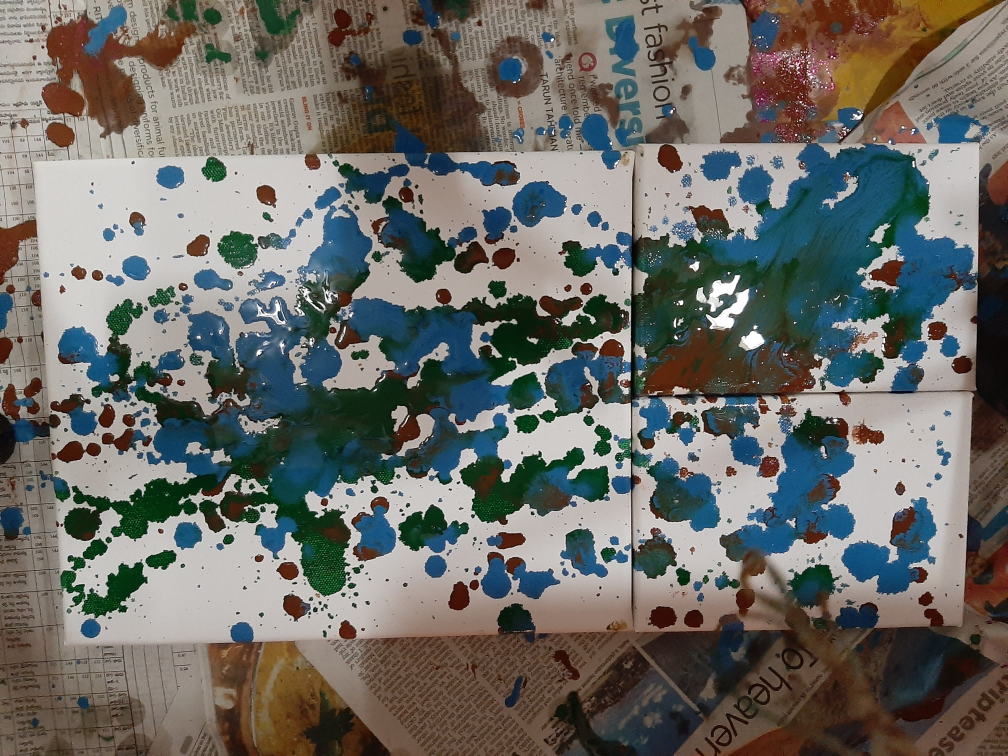
#> input picture Semester 1/Creative Arts-based Research/Photos/20191124_005433.jpg, 4032 x 3024 px, given in place of 5.1.10.tiff, which was not available (shown at 1/4 size)
$ jupyter execute --allow-errors ES19BTECH11017-hw1.ipynb   (text cells are left out)
#> lines starting #> are read from the running program, lines starting #| are printed output that depends on the picture; pictures that were not available may be replaced by others from this repository, and a replacement may not be noted
[cell 1]
import math

def optimalDistance(width, resolution, maxDistance):
  pixelLength = width / resolution
  distance = (60 * pixelLength) / (math.tan(0.5 * math.pi / 180))
  distance = distance / 12
  if (distance <= maxDistance):
    print("Place your TV at a distance of", round(distance, 2), "feet from the TV.\n")
  else:
    print("Oh no! Your room is too small!\n")


width = float(input("Enter the width of the TV (in inches): "))
#> the answer given: 100
resolution = int(input("Enter the resolution of the TV: "))
#> the answer given: 3
maxDistance = float(input("Enter the available distance (in feet): "))
#> the answer given: 3

optimalDistance(width, resolution, maxDistance)

[cell 2]
import numpy as np
import os
import matplotlib.pyplot as plt
import matplotlib.image as mpimg

plt.rcParams['image.cmap'] = 'gray'

ariel = '5.1.10.tiff'
airplane = '5.1.11.tiff'
APC = '7.1.08.tiff'

[cell 3]
def readAndDisplay(fileName):
#> called with fileName = '5.1.10.tiff'
  I = mpimg.imread(fileName)
#> I is the input picture: shape (3024, 4032, 3); mean R, G, B 107.2, 106.8, 101.8
  imgplot = plt.imshow(I)
  return I

[cell 4]
def findResolution(I, filePath):
#> called with filePath = '5.1.10.tiff'
  max = np.max(I)
#> max = 255
  min = np.min(I)
#> min = 0
  print("Max:", max, " Min:", min)
#| Max: 255  Min: 0
  bpp = int(np.ceil(np.log2(max)))
#> bpp = 8
  print("Bits per pixel:", bpp)
#| Bits per pixel: 8
  height, width = I.shape
  print("Resolution:", height, "x", width)

  # size of compressed image
  size_compressed = round(os.path.getsize(filePath) / 1024, 2) # in kB
  size_uncompressed = (width * height) / 1024 # in kB
  print("Downloaded size:", size_compressed, "Uncompressed size:", size_uncompressed)

  efficiency = 100 * (size_uncompressed - size_compressed) / size_compressed
  print("Efficieny:", round(efficiency, 2))

[cell 5]
def bitPlane(I, b):
#> called with b = 7
  binaryI = (I >> b) & 1
  bitplane = plt.imshow(binaryI)

[cell 6]
I = readAndDisplay(ariel)
#> (the rest of this cell did not finish here and is left out)

[cell 7]
test = bitPlane(I, 7)

[cell 8]
I = readAndDisplay(airplane)
#> call 2 of readAndDisplay, with fileName = '5.1.11.tiff'
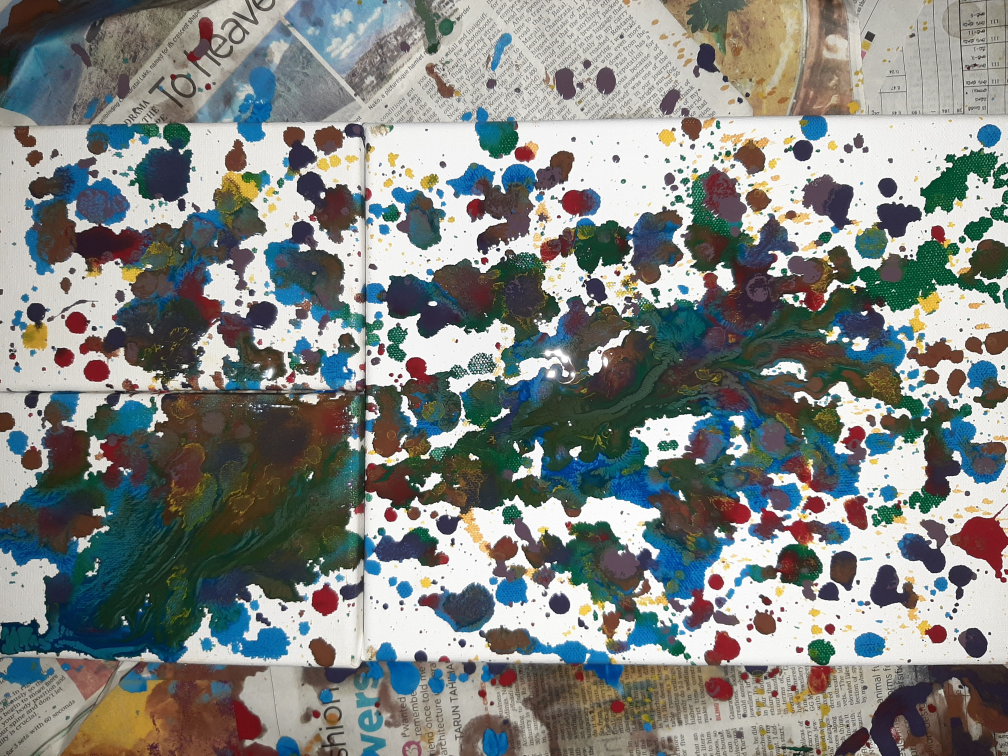
#> input picture Semester 1/Creative Arts-based Research/Photos/20191124_013134.jpg, 4032 x 3024 px, given in place of 5.1.11.tiff, which was not available (shown at 1/4 size)
#> in readAndDisplay, I is the input picture: shape (3024, 4032, 3); mean R, G, B 129.3, 133.2, 130
#> (the rest of this cell did not finish here and is left out)

#| Max: 255  Min: 0
#| Bits per pixel: 8

[cell 9]
test = bitPlane(I, 6)
#> call 2 of bitPlane, with b = 6
#> in bitPlane (call 2), `binaryI = (I >> b) & 1`:
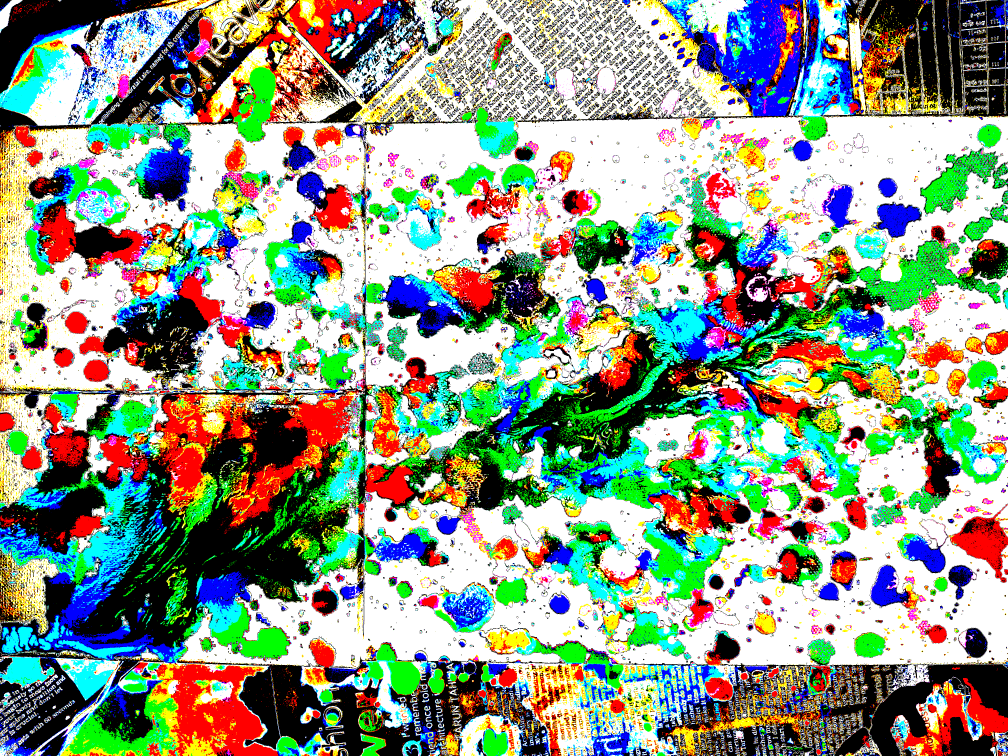
#> binaryI: shape (3024, 4032, 3) (shown at 1/4 size); mean R, G, B 0.556, 0.606, 0.533; drawn with 1 as white

[cell 10]
I = readAndDisplay(APC)
#> (the rest of this cell did not finish here and is left out)

#| Max: 255  Min: 0
#| Bits per pixel: 8

[cell 11]
test = bitPlane(I, 5)
#> call 3 of bitPlane, with b = 5
#> in bitPlane (call 3), `binaryI = (I >> b) & 1`:
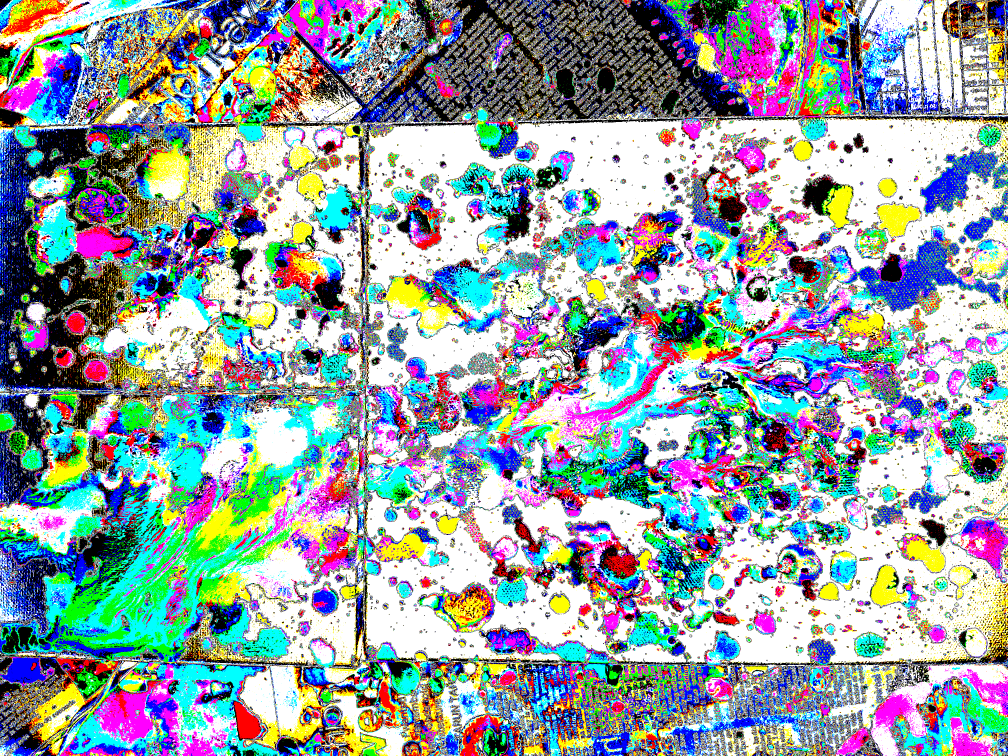
#> binaryI: shape (3024, 4032, 3) (shown at 1/4 size); mean R, G, B 0.577, 0.627, 0.639; drawn with 1 as white

[cell 12]
import numpy as np
import os
import matplotlib.pyplot as plt
import matplotlib.image as mpimg

plt.rcParams['image.cmap'] = 'gray'

airplane = '5.1.11.tiff'
truck = '7.1.01.tiff'
airport = '5.3.02.tiff'
APC = '7.1.08.tiff'

[cell 13]
def computeHistogram(filePath):
#> called with filePath = '7.1.08.tiff'
  I = mpimg.imread(filePath)
  frequencies = np.zeros(256)

  for i in range(256):
    frequencies[i] = np.count_nonzero(I == i)
#> after the loop, frequencies = 256 values, max 530223 at index 244, min 40312 at index 1, mean 142884

  x_axis = np.arange(256)
  ax = plt.bar(x_axis, frequencies)
#> ax = 256 items
  plt.show(ax)
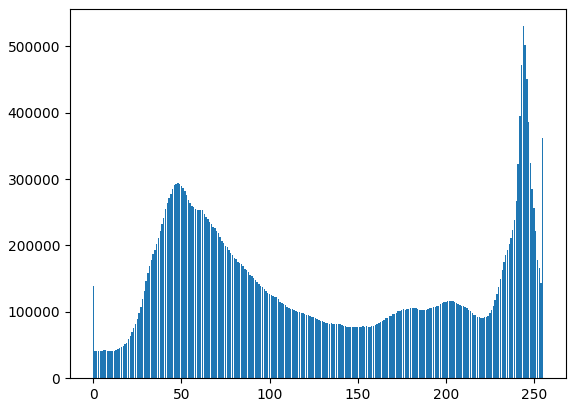
#> figure drawn by matplotlib, 1 panel; tallest bar 530223 high, from x = 243.6 to 244.4

  return frequencies

[cell 14]
APC_hist = computeHistogram(APC)
#> APC_hist has the same summary as frequencies in computeHistogram
print("Modality: 1")

[cell 15]
airplane_hist = computeHistogram(airplane)
#> airplane_hist has the same summary as frequencies in computeHistogram
print("Modality: 2")

#> (a cell that did not finish here is left out)

print("Modality: 2")

#> (a cell that did not finish here is left out)

print("Modality: 1")

[cell 18]
def binarise(filePath, T):
#> called with filePath = '7.1.08.tiff', T = 120
  I = mpimg.imread(filePath)
  binI = (I >= T)
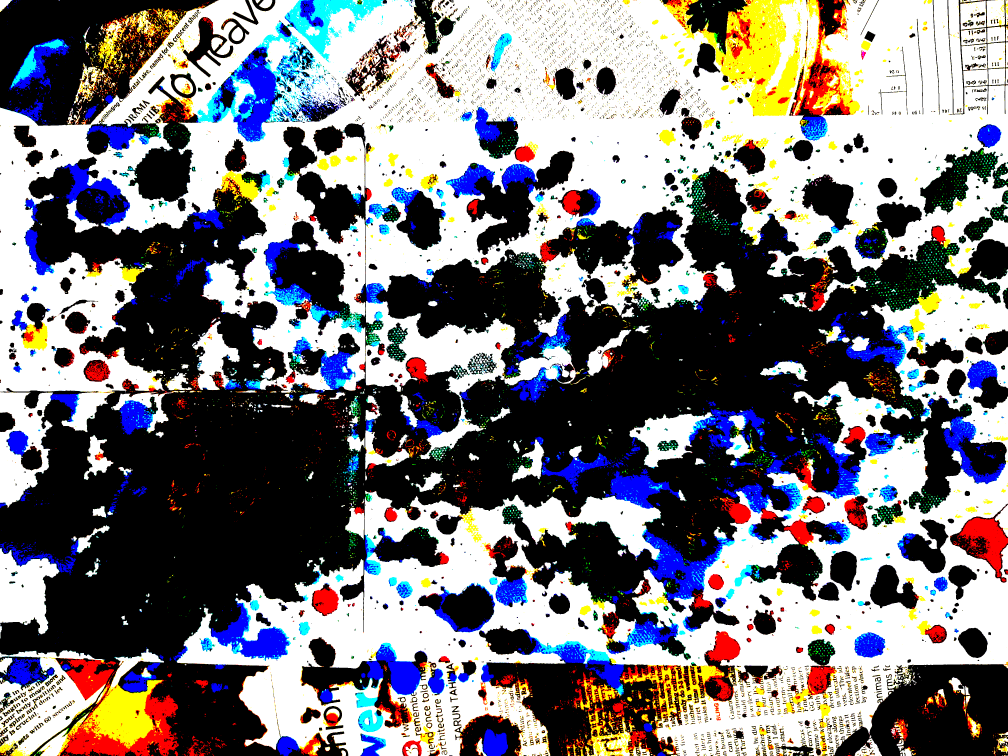
#> binI: shape (3024, 4032, 3) bool (shown at 1/4 size); mean R, G, B 0.482, 0.474, 0.488
  plt.imshow(binI)

  return binI

[cell 19]
binAPC = binarise(APC, 120)

[cell 20]
binAirplane = binarise(airplane, 215)
#> call 2 of binarise, with filePath = '5.1.11.tiff', T = 215
#> in binarise (call 2), `binI = (I >= T)`:
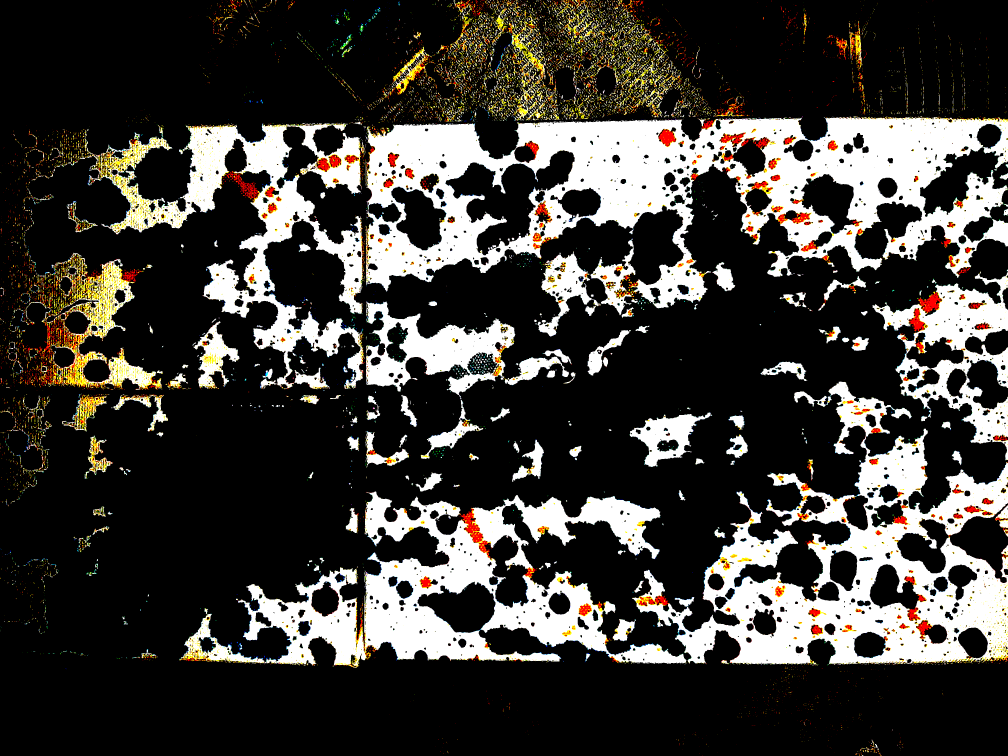
#> binI: shape (3024, 4032, 3) bool (shown at 1/4 size); mean R, G, B 0.248, 0.238, 0.222

#> (a cell that did not finish here is left out)


#> (a cell that did not finish here is left out)


[cell 23]
def intraClassOtsu(frequencies, filePath):
  I = mpimg.imread(filePath)
  X, Y = I.shape
  print(X, Y)

  min = float('inf')
  T = 0
  x = np.arange(256)

  for i in range(1, 256):
    # zero = frequencies[0 : i]
    # x0 = x[0 : i]
    one = frequencies[i:]
    # x1 = x[i:]

    q1 = np.sum(one) / (X * Y)
    q0 = 1 - q1

    if q0 == 0:
      var = q1 * np.var(I[I >= i])
    elif q1 == 0:
      var = q0 * np.var(I[I < i])
    else:
      var = q0 * np.var(I[I < i]) + q1 * np.var(I[I >= i])


    if var < min:
      min = var
      T = i

  return T

#> (a cell that did not finish here is left out)

#> (a cell that did not finish here is left out)

print(minT)
binAirplane = binarise(airplane, minT)

#> (a cell that did not finish here is left out)

#> (a cell that did not finish here is left out)

[cell 28]
def interClassOtsu(frequencies, filePath):
  I = mpimg.imread(filePath)
  X, Y = I.shape
  print(X, Y)


  max = -float('inf')
  T = 0
  x = np.arange(256)

  p = np.divide(frequencies, X * Y)

  avg = np.mean(I)

  sum = 0
  P = np.zeros(256)
  avg0 = np.zeros(256)
  avg1 = np.zeros(256)

  P[0] = p[0]
  for i in range(1, 256):
    P[i] = P[i - 1] + p[i]

  var = 0
  for t in range(0, 255):
    if P[t + 1] != 0 and P[t + 1] != 1:
      # P[t + 1] = P[t] + p[t + 1]
      avg0[t + 1] = ((avg0[t] * P[t]) + (t + 1) * p[t + 1])/P[t + 1]
      avg1[t + 1] = (avg - avg0[t + 1] * P[t + 1])/(1 - P[t + 1])

      var = P[t + 1] * (1 - P[t + 1]) * ((avg0[t + 1] - avg1[t + 1]) ** 2)

      if var > max:
        max = var
        T = t
  return T

#> (a cell that did not finish here is left out)

[cell 30]
def connectedComponents(I):
  print(I.shape)
#| (3024, 4032, 3)
  R = np.zeros(I.shape)
  k = 1

  top = 0
  left = 0
  background = 1

  blobSizes = {}

  for i in range(I.shape[0]):
    for j in range(I.shape[1]):

      if i - 1 < 0 and j - 1 < 0:
        top = background
        left = background
      elif i - 1 < 0:
        top = background
        left = I[i, j - 1]
      elif j - 1 < 0:
        top = I[i - 1, j]
        left = background
      else:
        top = I[i - 1, j]
        left = I[i, j - 1]

      if I[i, j] == 0:
        if left == 1 and top == 1:
          R[i, j] = k
          k = k + 1
          blobSizes[R[i, j]] = 1
        elif left == 1 and top == 0:
          R[i, j] = R[i - 1, j]
          blobSizes[R[i, j]] += 1
        elif left == 0 and top == 1:
          R[i, j] = R[i, j - 1]
          blobSizes[R[i, j]] += 1
        elif left == 0 and top == 0:
          R[i, j] = min(R[i, j - 1], R[i - 1, j])
          blobSizes[R[i, j]] += 1

          R[R == max(R[i, j - 1], R[i - 1, j])] = min(R[i, j - 1], R[i - 1, j])
#> R: shape (3024, 4032, 3) float64; every value is 0
#> after the loop, blobSizes = 0 items; k = 1


  # blobs = (R > 0)
  blobs = (R <= 0)
  # plt.imshow(R)

  biggestBlob = max(blobSizes, key=blobSizes.get)
  clean = R == biggestBlob

  return R, clean

#> (the rest of this cell did not finish here and is left out)
